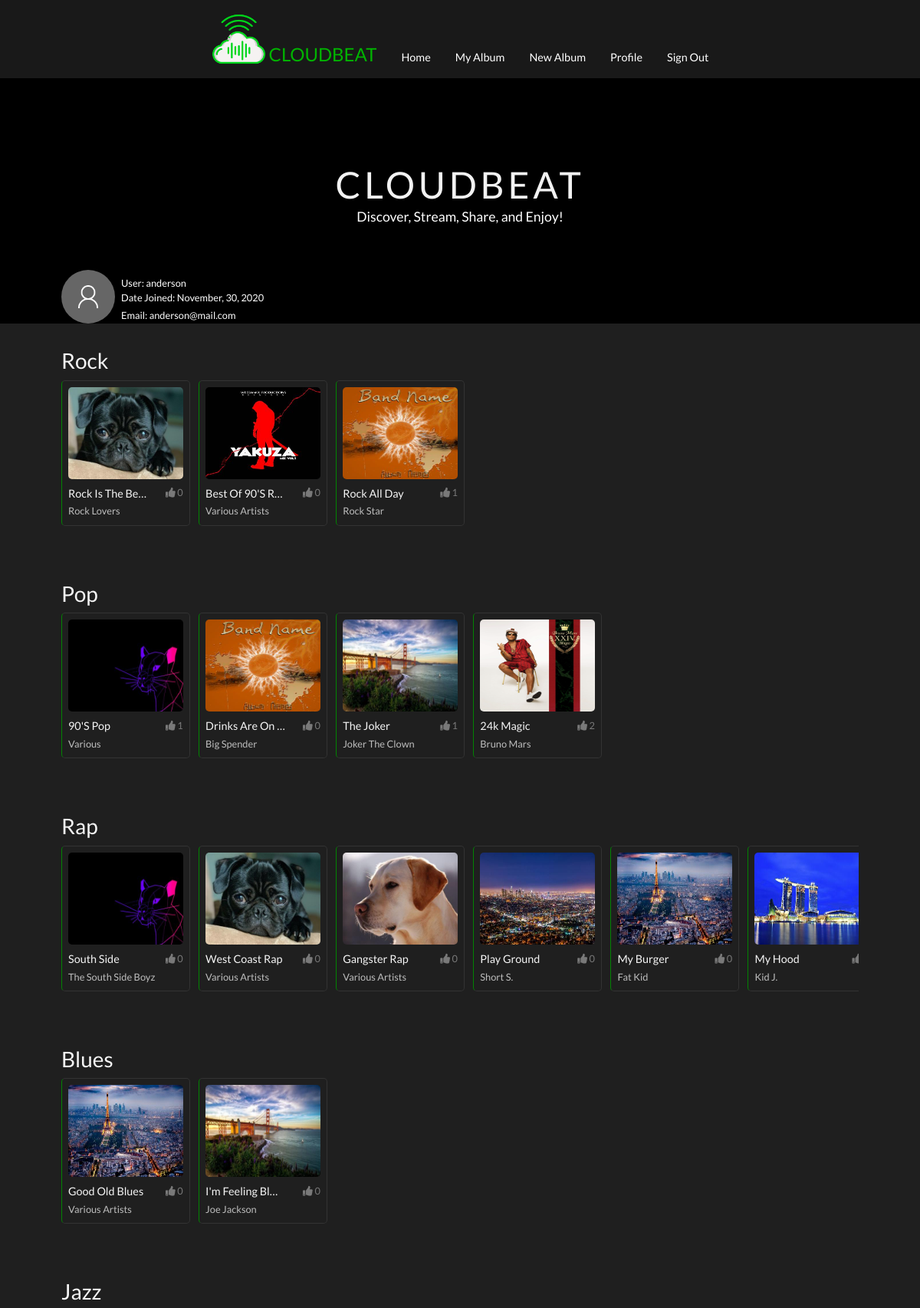
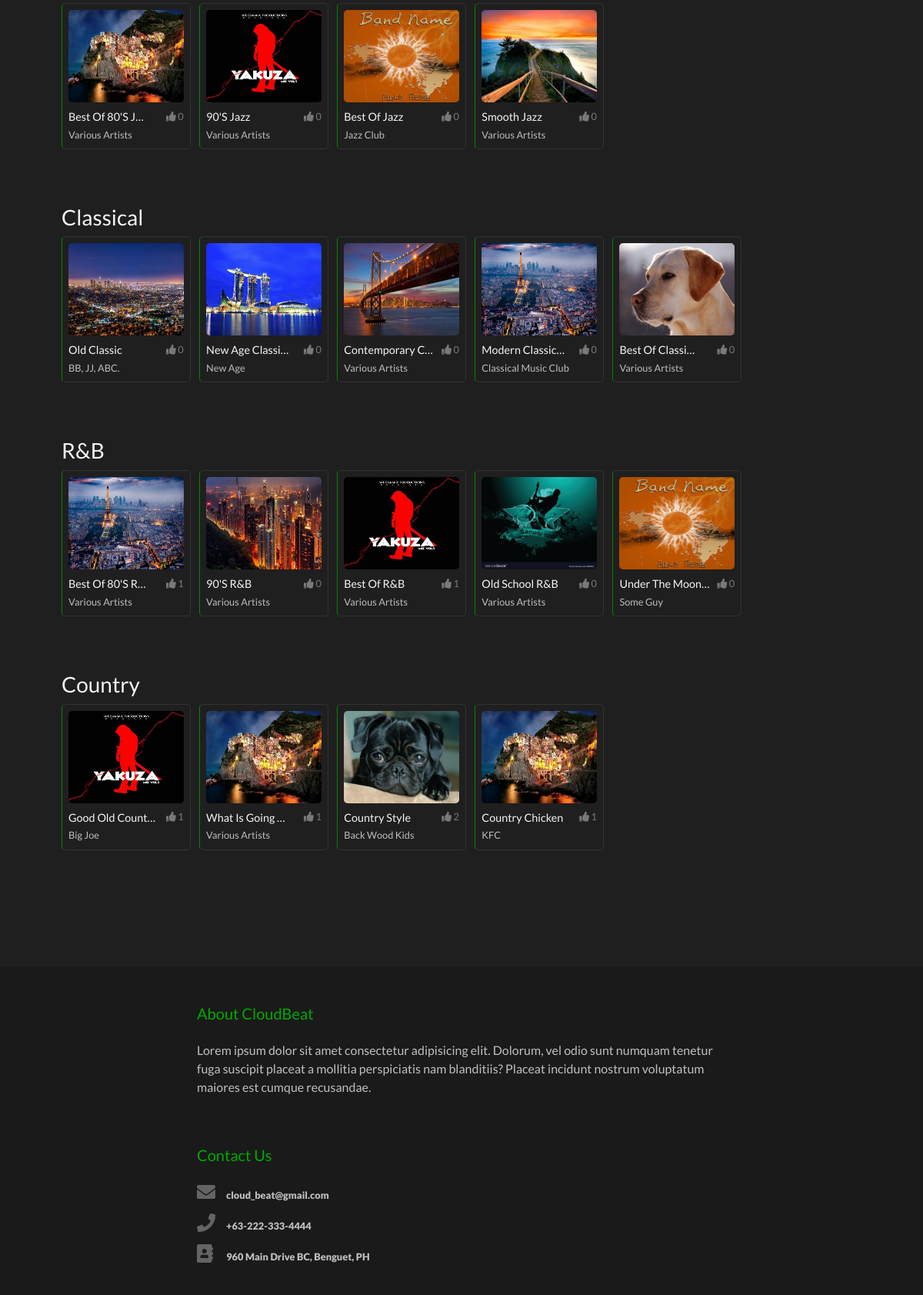
/user/1/albums/ (signed in, upper part), run on the app's committed database (2 pictures, top to bottom).
### users/models.py (models this page shows, shortened)
class Profile(models.Model):
    user = models.OneToOneField(User, on_delete=models.CASCADE)
    image = models.ImageField(default='default.jpg', upload_to='profile_images')

### music/models.py (models this page shows, shortened)
class Category(models.Model):
    name = models.CharField(max_length=10)
    class Meta:
        verbose_name_plural = 'Genres'

class Album(models.Model):
    user = models.ForeignKey(User, on_delete=models.CASCADE)
    title = models.CharField(max_length=120)
    artist = models.CharField(max_length=100)
    genre = models.ForeignKey(Category, on_delete=models.CASCADE)
    date_added = models.DateTimeField(default=timezone.now)
    album_cover = models.ImageField(default='default_cover.jpg', upload_to='album_covers')
    likes = models.ManyToManyField(User, related_name="album_likes")
    class Meta:
        ordering = ["-date_added"]

### music/views.py (the view)
# urls.py: path('user/<int:pk>/albums/', my_albums, name='my_albums'),
@login_required
def my_albums(request, pk):
    genres = []
    genre_count = {}
    total_genres = []
    max_num = 0
    user = User.objects.get(pk=pk)
    albums = user.album_set.all()
    for album in albums:
        if album.genre.name not in genres:
            genres.append(album.genre.name)
        total_genres.append(album.genre.name)
    for g in total_genres:
        genre_count[g] = total_genres.count(g)
    if not total_genres:
        max_num = 0
    else:
        max_num = max(genre_count.values())
    context = {
        'genres': genres,
        "max_num": max_num,
    }
    return render(request, 'music/my_albums.html', context)

### music/templates/music/my_albums.html (shortened to what this page needs)
{% extends 'music/base.html' %}
{% block profile %}
<div class="my-album-profile-container">
    <div class="my-album-profile-item">
        <img class='my-album-profile-img' src="{{ user.profile.image.url }}" alt="coming soon">
        <div class="my-album-profile-small-item">
            <small class="my-album-profile-username">User: {{ user.username }}</small>
            <small class="my-album-profile-small-1">Date Joined: {{ user.date_joined|date:"F, d, Y" }}</small>
            <small class="my-album-profile-small-2">Email: {{ user.email }}</small>
        </div>
    </div>
</div>
{% endblock profile%}
{% block content %}
{% if user.is_authenticated %}
    {% if max_num == 0 %}
        <div class="my-no-album-container">
            <div class="my-no-album-col">
                <div class='my-no-album-container-items'>
                    <small class="my-no-album-small-title">You don't have any album!</small>
                    <small class="my-no-album-small">
                        <a href="{% url 'music:create_album' %}" class="my-add-album-link">Click here to add album</a>
                    </small>
                </div>
            </div>
        </div>
        {% else %}
        <div class="my-album-main-container">
            {% for genre in genres %}
                {% if genre == "Rock" %}
                    <h3 class='my-album-header'>{{ genre }}</h3>
                {% endif %}
            {% endfor%}
            <div class="my-album-container">
                {% for album in user.album_set.all %}
                    {% if album.genre.name == "Rock" and "Rock" in genres %}
                        <div class="my-album-col" title="Title: {{ album.title }}  Artist: {{ album.artist }}
                                Uploaded by: {{ album.user.username }}">
                            <a href="{% url 'music:play_album' album.pk %}" class='my-album-container-items'>
                                <img class='my-album-img-size' src="{{ album.album_cover.url }}" alt="">
                                <small class="my-album-small-title">{{ album.title|truncatechars:15 }}</small>
                                <small class="my-album-small1">{{album.artist }}</small>
                                <small class="home-album-thumbs-up" href="{% url 'music:album_likes' album.pk %}">
                                    <i class="fas fa-thumbs-up"></i>
                                    {{ album.likes.count }}
                                </small>
                            </a>
                        </div>
                    {% endif %}
                {% endfor %}
            </div>
            {% for genre in genres %}
                {% if genre == "Pop" %}
                    <h3 class='my-album-header'>{{ genre }}</h3>
                {% endif %}
            {% endfor%}
            <div class="my-album-container">
                {% for album in user.album_set.all %}
                    {% if album.genre.name == "Pop" %}
                        <div class="my-album-col" title="Title: {{ album.title }}  Artist: {{ album.artist }}
                                Uploaded by: {{ album.user.username }}">
                            <a href="{% url 'music:play_album' album.pk %}" class='my-album-container-items'>
                                <img class='my-album-img-size' src="{{ album.album_cover.url }}" alt="">
                                <small class="my-album-small-title">{{ album.title|truncatechars:15 }}</small>
                                <small class="my-album-small1">{{album.artist }}</small>
                                <small class="home-album-thumbs-up" href="{% url 'music:album_likes' album.pk %}">
                                    <i class="fas fa-thumbs-up"></i>
                                    {{ album.likes.count }}
                                </small>
                            </a>
                        </div>
                    {% endif %}
                {% endfor %}
            </div>
            {% for genre in genres %}
                {% if genre == "Rap" %}
                    <h3 class='my-album-header'>{{ genre }}</h3>
                {% endif %}
            {% endfor%}
            <div class="my-album-container">
                {% for album in user.album_set.all %}
                    {% if album.genre.name == "Rap" %}
                        <div class="my-album-col" title="Title: {{ album.title }}  Artist: {{ album.artist }}
                                Uploaded by: {{ album.user.username }}" >
                            <a href="{% url 'music:play_album' album.pk %}" class='my-album-container-items'>
                                <img class='my-album-img-size' src="{{ album.album_cover.url }}" alt="">
                                <small class="my-album-small-title">{{ album.title|truncatechars:15 }}</small>
                                <small class="my-album-small1">{{album.artist }}</small>
                                <small class="home-album-thumbs-up" href="{% url 'music:album_likes' album.pk %}">
                                    <i class="fas fa-thumbs-up"></i>
                                    {{ album.likes.count }}
                                </small>
                            </a>
                        </div>
                    {% endif %}
                {% endfor %}
            </div>
            {% for genre in genres %}
                {% if genre == "Blues" %}
                    <h3 class='my-album-header'>{{ genre }}</h3>
                {% endif %}
            {% endfor%}
            <div class="my-album-container">
                {% for album in user.album_set.all %}
                    {% if album.genre.name == "Blues" %}
                        <div class="my-album-col" title="Title: {{ album.title }}  Artist: {{ album.artist }}
                                Uploaded by: {{ album.user.username }}">
                            <a href="{% url 'music:play_album' album.pk %}" class='my-album-container-items'>
                                <img class='my-album-img-size' src="{{ album.album_cover.url }}" alt="">
                                <small class="my-album-small-title">{{ album.title|truncatechars:15 }}</small>
                                <small class="my-album-small1">{{album.artist }}</small>
                                <small class="home-album-thumbs-up" href="{% url 'music:album_likes' album.pk %}">
                                    <i class="fas fa-thumbs-up"></i>
                                    {{ album.likes.count }}
                                </small>
                            </a>
                        </div>
                    {% endif %}
                {% endfor %}
            </div>
            {% for genre in genres %}
                {% if genre == "Jazz" %}
                    <h3 class='my-album-header'>{{ genre }}</h3>
                {% endif %}
            {% endfor%}
            <div class="my-album-container">
                {% for album in user.album_set.all %}
                    {% if album.genre.name == "Jazz" %}
                        <div class="my-album-col" title="Title: {{ album.title }}  Artist: {{ album.artist }}
                                Uploaded by: {{ album.user.username }}">
                            <a href="{% url 'music:play_album' album.pk %}" class='my-album-container-items'>
                                <img class='my-album-img-size' src="{{ album.album_cover.url }}" alt="">
                                <small class="my-album-small-title">{{ album.title|truncatechars:15 }}</small>
                                <small class="my-album-small1">{{album.artist }}</small>
                                <small class="home-album-thumbs-up" href="{% url 'music:album_likes' album.pk %}">
                                    <i class="fas fa-thumbs-up"></i>
                                    {{ album.likes.count }}
                                </small>
                            </a>
                        </div>
                    {% endif %}
                {% endfor %}
            </div>
            {% for genre in genres %}
                {% if genre == "Classical" %}
                    <h3 class='my-album-header'>{{ genre }}</h3>
                {% endif %}
            {% endfor%}
            <div class="my-album-container">
                {% for album in user.album_set.all %}
                    {% if album.genre.name == "Classical" %}
                        <div class="my-album-col" title="Title: {{ album.title }}  Artist: {{ album.artist }}
                                Uploaded by: {{ album.user.username }}">
                            <a href="{% url 'music:play_album' album.pk %}" class='my-album-container-items'>
                                <img class='my-album-img-size' src="{{ album.album_cover.url }}" alt="">
                                <small class="my-album-small-title">{{ album.title|truncatechars:15 }}</small>
                                <small class="my-album-small1">{{album.artist }}</small>
                                <small class="home-album-thumbs-up" href="{% url 'music:album_likes' album.pk %}">
                                    <i class="fas fa-thumbs-up"></i>
                                    {{ album.likes.count }}
                                </small>
                            </a>
                        </div>
                    {% endif %}
                {% endfor %}
            </div>
            {% for genre in genres %}
                {% if genre == "R&B" %}
                    <h3 class='my-album-header'>{{ genre }}</h3>
                {% endif %}
            {% endfor%}
            <div class="my-album-container">
                {% for album in user.album_set.all %}
                    {% if album.genre.name == "R&B" %}
                        <div class="my-album-col" title="Title: {{ album.title }}  Artist: {{ album.artist }}
                                Uploaded by: {{ album.user.username }}">
                            <a href="{% url 'music:play_album' album.pk %}" class='my-album-container-items'>
                                <img class='my-album-img-size' src="{{ album.album_cover.url }}" alt="">
                                <small class="my-album-small-title">{{ album.title|truncatechars:15 }}</small>
                                <small class="my-album-small1">{{album.artist }}</small>
                                <small class="home-album-thumbs-up" href="{% url 'music:album_likes' album.pk %}">
                                    <i class="fas fa-thumbs-up"></i>
                                    {{ album.likes.count }}
                                </small>
                            </a>
                        </div>
                    {% endif %}
                {% endfor %}
            </div>
            {% for genre in genres %}
                {% if genre == "Country" %}
                    <h3 class='my-album-header'>{{ genre }}</h3>
                {% endif %}
            {% endfor%}
            <div class="my-album-container">
                {% for album in user.album_set.all %}
                    {% if album.genre.name == "Country" %}
                        <div class="my-album-col" title="Title: {{ album.title }}  Artist: {{ album.artist }}
                                Uploaded by: {{ album.user.username }}">
                            <a href="{% url 'music:play_album' album.pk %}" class='my-album-container-items'>
                                <img class='my-album-img-size' src="{{ album.album_cover.url }}" alt="">
                                <small class="my-album-small-title">{{ album.title|truncatechars:15 }}</small>
                                <small class="my-album-small1">{{album.artist }}</small>
                                <small class="home-album-thumbs-up" href="{% url 'music:album_likes' album.pk %}">
                                    <i class="fas fa-thumbs-up"></i>
                                    {{ album.likes.count }}
                                </small>
                            </a>
                        </div>
                    {% endif %}
                {% endfor %}
            </div>
        </div>
    {% endif %}
{% endif %}
{% endblock content %}

### music/static/music/style.css (style rules this page uses)
* { margin: 0; padding: 0; box-sizing: border-box; }
body { font-family: 'Lato', sans-serif; background: rgb(31, 31, 31); }
.home-album-thumbs-up { color: rgb(121, 121, 121); position: absolute; bottom: 32px; left: 135px }
.my-album-profile-container { position: absolute; bottom: 0px; }
.my-album-profile-item { display: flex; align-items: flex-end; margin-left: 5rem; }
.my-album-profile-img { width: 70px; height: 70px; border-radius: 50%; }
.my-album-profile-small-item { margin-left: 0.5rem; }
.my-album-profile-username { display: block; color: rgb(255, 255, 255); margin-bottom: 0 !important; font-size: 0.8rem; }
.my-album-profile-small-1 { display: block; color: rgb(255, 255, 255); text-transform: capitalize; font-size: 0.8rem; padding-bottom: 0 !important; }
.my-album-profile-small-2 { color: rgb(255, 255, 255); font-size: 0.8rem; padding-bottom: 0 !important; }
.my-album-main-container { padding-bottom: 5rem; padding-top: 2rem; margin: 0 5rem; }
.my-album-header { color: rgb(245, 245, 245); }
.my-album-container { white-space:nowrap; overflow-x: auto; overflow-y: hidden; padding-bottom: 0.5rem; margin-bottom: 4rem; }
.my-album-col { white-space: nowrap; display: inline-block; border-top: 1px solid rgb(51, 51, 51); border-bottom: 1px solid rgb(51, 51, 51); border-right: 1px solid rgb(51, 51, 51); border-left: 1px solid rgb(2, 131, 2); margin-right: 0.5rem; border-radius: 5px; transition: all 0.2s ease-in-out; }
.my-album-img-size { border-radius: 5px; width: 150px; height: 120px; }
.my-album-container-items { position: relative; padding: 0.5rem; margin-bottom: 0; display: block; text-decoration: none !important; }
.my-album-small-title { color: rgb(245, 245, 245); padding-top: 0.5rem; margin-bottom: 0 !important; text-transform: capitalize; font-size: 0.9rem; display: block; }
.my-album-small1 { font-size: 0.8rem; margin-top: 0.2rem; display: block; text-transform: capitalize; color: rgb(190, 190, 190); }

### data on the page
Category: genres "Rock"
Album: album_cover (picture), title "Rock Is The Be…", artist "Rock Lovers", likes.count "0"
Album: album_cover (picture), title "Best Of 90's R…", artist "Various Artists", likes.count "0"
Album: album_cover (picture), title "Rock All Day", artist "Rock Star", likes.count "1"
Category: genres "Pop"
Album: album_cover (placeholder picture), title "90's Pop", artist "Various", likes.count "1"
Album: album_cover (picture), title "Drinks Are On …", artist "Big Spender", likes.count "0"
Album: album_cover (picture), title "The Joker", artist "Joker The Clown", likes.count "1"
Album: album_cover (picture), title "24k Magic", artist "Bruno Mars", likes.count "2"
Category: genres "Rap"
Album: album_cover (placeholder picture), title "South Side", artist "The South Side Boyz", likes.count "0"
Album: album_cover (picture), title "West Coast Rap", artist "Various Artists", likes.count "0"
Album: album_cover (picture), title "Gangster Rap", artist "Various Artists", likes.count "0"
Album: album_cover (picture), title "Play Ground", artist "Short S.", likes.count "0"
Album: album_cover (picture), title "My Burger", artist "Fat Kid", likes.count "0"
Album: album_cover (picture), title "My Hood", artist "Kid J."
Category: genres "Blues"
Album: album_cover (picture), title "Good Old Blues", artist "Various Artists", likes.count "0"
Album: album_cover (picture), title "I'm Feeling Bl…", artist "Joe Jackson", likes.count "0"
Category: genres "Jazz"
Album: album_cover (picture), title "Best Of 80's J…", artist "Various Artists", likes.count "0"
Album: album_cover (picture), title "90's Jazz", artist "Various Artists", likes.count "0"
Album: album_cover (picture), title "Best Of Jazz", artist "Jazz Club", likes.count "0"
Album: album_cover (picture), title "Smooth Jazz", artist "Various Artists", likes.count "0"
Category: genres "Classical"
Album: album_cover (picture), title "Old Classic", artist "BB, JJ, ABC.", likes.count "0"
Album: album_cover (picture), title "New Age Classi…", artist "New Age", likes.count "0"
Album: album_cover (picture), title "Contemporary C…", artist "Various Artists", likes.count "0"
Album: album_cover (picture), title "Modern Classic…", artist "Classical Music Club", likes.count "0"
Album: album_cover (picture), title "Best Of Classi…", artist "Various Artists", likes.count "0"
Category: genres "R&B"
Album: album_cover (picture), title "Best Of 80's R…", artist "Various Artists", likes.count "1"
Album: album_cover (picture), title "90's R&B", artist "Various Artists", likes.count "0"
Album: album_cover (picture), title "Best Of R&B", artist "Various Artists", likes.count "1"
Album: album_cover (picture), title "Old School R&B", artist "Various Artists", likes.count "0"
Album: album_cover (picture), title "Under The Moon…", artist "Some Guy", likes.count "0"
Category: genres "Country"
Album: album_cover (picture), title "Good Old Count…", artist "Big Joe", likes.count "1"
Album: album_cover (picture), title "What Is Going …", artist "Various Artists", likes.count "1"
Album: album_cover (picture), title "Country Style", artist "Back Wood Kids", likes.count "2"
Album: album_cover (picture), title "Country Chicken", artist "KFC", likes.count "1"

### other printed values
{{ user.username }} "anderson"
{{ user.date_joined|date:"F, d, Y" }} "November, 30, 2020"
{{ user.email }} "anderson@mail.com"
